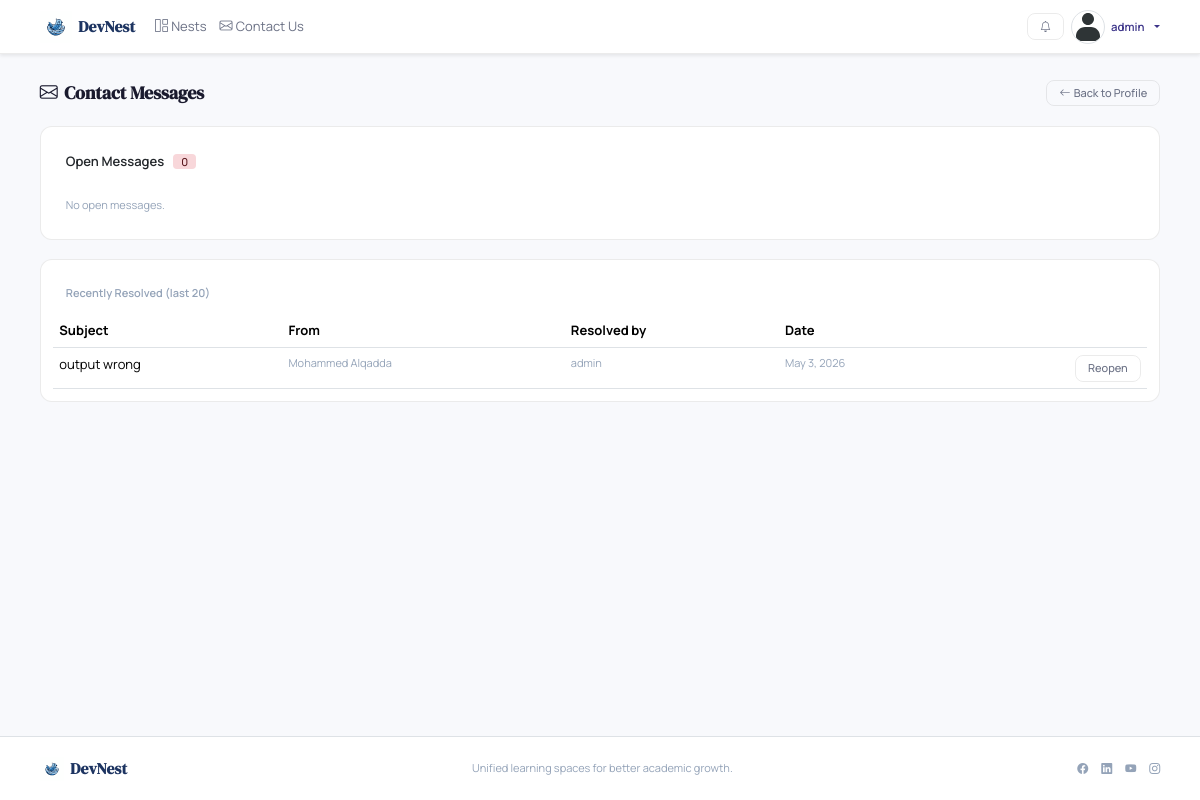
/staff/messages/ (signed in), run on the app's committed database.
### accounts/models.py (models this page shows, shortened)
class Profile(models.Model):
    user = models.OneToOneField(User, on_delete=models.CASCADE)
    about = models.TextField(blank=True)
    avatar = models.ImageField(upload_to='avatars/', default='avatars/default.svg')
    social_link = models.URLField(blank=True)
    notify_in_app_post_updates = models.BooleanField(default=True)
    notify_email_post_updates = models.BooleanField(default=True)
    notify_in_app_announcements = models.BooleanField(default=True)
    notify_email_announcements = models.BooleanField(default=True)

### main/models.py (models this page shows, shortened)
class ContactMessage(models.Model):
    name       = models.CharField(max_length=100)
    email      = models.EmailField()
    subject    = models.CharField(max_length=200)
    body       = models.TextField()
    created_at = models.DateTimeField(auto_now_add=True)
    is_resolved = models.BooleanField(default=False)
    staff_reply = models.TextField(blank=True)
    resolved_by = models.ForeignKey(
        settings.AUTH_USER_MODEL, null=True, blank=True,
        on_delete=models.SET_NULL, related_name='resolved_messages',
    )
    class Meta:
        ordering = ['-created_at']

### main/views.py (the view, shortened to what this page needs)
# urls.py: path('staff/messages/',     views.staff_messages_view, name='staff_messages'),
def staff_messages_view(request: HttpRequest):
    if not request.user.is_authenticated:
        return redirect_to_login(request.get_full_path())
    if not (request.user.is_staff or request.user.is_superuser):
        messages.warning(request, 'Site-staff access only.', 'alert-warning')
        return redirect('accounts:user_profile_view', user_name=request.user.username)
    open_msgs   = ContactMessage.objects.filter(is_resolved=False)
    closed_msgs = ContactMessage.objects.filter(is_resolved=True)[:20]
    return render(request, 'main/staff_messages.html', {
        'open_msgs': open_msgs,
        'closed_msgs': closed_msgs,
    })

### main/context_processors.py (called while the page is built)
def notifications_context(request):
    if not getattr(request.user, 'is_authenticated', False):
        return {
            'unread_notifications': [],
            'unread_notifications_count': 0,
        }
    unread_qs = Notification.objects.filter(user=request.user, is_read=False)
    return {
        'unread_notifications': list(unread_qs[:8]),
        'unread_notifications_count': unread_qs.count(),
    }

### main/templates/main/staff_messages.html (shortened to what this page needs)
{% extends 'main/base.html' %}
{% block content %}
<div class="d-flex justify-content-between align-items-center mb-4">
    <h4 class="fw-bold mb-0"><i class="bi bi-envelope me-2"></i>Contact Messages</h4>
    <a href="{% url 'accounts:user_profile_view' request.user.username %}" class="btn btn-sm btn-outline-secondary rounded-3">
        <i class="bi bi-arrow-left me-1"></i>Back to Profile
    </a>
</div>
<div class="card border-0 shadow-sm rounded-4 overflow-hidden mb-4">
    <div class="card-header bg-transparent fw-semibold border-0 py-3">
        Open Messages
        <span class="badge bg-danger-subtle text-danger-emphasis rounded-pill ms-2">{{ open_msgs|length }}</span>
    </div>
    <div class="card-body p-0">
        {% if open_msgs %}
        <div class="accordion accordion-flush" id="openMsgs">
            {% for msg in open_msgs %}
            <div class="accordion-item border-bottom">
                <h2 class="accordion-header">
                    <button class="accordion-button collapsed fw-semibold" type="button"
                            data-bs-toggle="collapse" data-bs-target="#msg{{ msg.pk }}">
                        <div class="d-flex gap-3 align-items-center w-100 me-3">
                            <span>{{ msg.subject }}</span>
                            <small class="text-muted fw-normal ms-auto">{{ msg.name }} &middot; {{ msg.created_at|date:"M j, Y" }}</small>
                        </div>
                    </button>
                </h2>
                <div id="msg{{ msg.pk }}" class="accordion-collapse collapse">
                    <div class="accordion-body">
                        <p class="small text-muted mb-1"><i class="bi bi-envelope me-1"></i>{{ msg.email }}</p>
                        <p class="mb-3">{{ msg.body|linebreaksbr }}</p>
                        <form method="post">
                            {% csrf_token %}
                            <input type="hidden" name="message_id" value="{{ msg.pk }}">
                            <div class="mb-2">
                                <label class="form-label fw-semibold small">Reply (optional note)</label>
                                <textarea name="staff_reply" class="form-control" rows="3" placeholder="Internal reply or note…"></textarea>
                            </div>
                            <button name="action" value="resolve" type="submit" class="btn btn-sm btn-success rounded-3">
                                <i class="bi bi-check-lg me-1"></i>Mark Resolved
                            </button>
                        </form>
                    </div>
                </div>
            </div>
            {% endfor %}
        </div>
        {% else %}
        <p class="text-muted p-3 mb-0">No open messages.</p>
        {% endif %}
    </div>
</div>
{% if closed_msgs %}
<div class="card border-0 shadow-sm rounded-4 overflow-hidden">
    <div class="card-header bg-transparent fw-semibold border-0 py-3 text-muted">
        Recently Resolved (last 20)
    </div>
    <div class="card-body p-0">
        <table class="table table-hover mb-0">
            <thead><tr><th>Subject</th><th>From</th><th>Resolved by</th><th>Date</th><th></th></tr></thead>
            <tbody>
                {% for msg in closed_msgs %}
                <tr>
                    <td>{{ msg.subject }}</td>
                    <td class="text-muted small">{{ msg.name }}</td>
                    <td class="text-muted small">{{ msg.resolved_by.username|default:"—" }}</td>
                    <td class="text-muted small">{{ msg.created_at|date:"M j, Y" }}</td>
                    <td class="text-end">
                        <form method="post" class="d-inline">
                            <button name="action" value="reopen" type="submit" class="btn btn-sm btn-outline-secondary rounded-3">Reopen</button>
                        </form>
                    </td>
                </tr>
                {% endfor %}
            </tbody>
        </table>
    </div>
</div>
{% endif %}
{% endblock %}

### main/templates/main/base.html (shortened to what this page needs)
{% load static %}
<!doctype html>
<html lang="en">
<head>
    <link href="https://cdn.jsdelivr.net/npm/bootstrap@5.3.3/dist/css/bootstrap.min.css" rel="stylesheet"
>
    <link rel="stylesheet" href="https://cdn.jsdelivr.net/npm/bootstrap-icons@1.11.3/font/bootstrap-icons.css">
    <link href="{% static 'css/style.css' %}" rel="stylesheet" />
    <link href="{% static 'css/design-system.css' %}" rel="stylesheet" />
</head>
<body class="d-flex flex-column min-vh-100">
    <nav class="navbar navbar-expand-lg bg-white border-bottom shadow-sm fixed-top">
        <div class="container">
            <a class="navbar-brand d-flex align-items-center gap-2 fw-bold" href="/">
                <img src="{% static 'images/logo.svg' %}" alt="DevNest logo" width="32" height="32">
                DevNest
            </a>
            <div class="collapse navbar-collapse" id="mainNav">
                <ul class="navbar-nav me-auto mb-2 mb-lg-0">
                    <li class="nav-item">
                        <a class="nav-link" href="{% url 'nests:nest_dashboard' %}">
                            <i class="bi bi-grid-1x2 me-1"></i>Nests
                        </a>
                    </li>
                    <li class="nav-item">
                        <a class="nav-link" href="{% url 'main:contact_us' %}">
                            <i class="bi bi-envelope me-1"></i>Contact Us
                        </a>
                    </li>
                </ul>
                <div class="d-flex align-items-center gap-2">
                    {% if request.user.is_authenticated %}
                    <div class="dropdown">
                        <button class="btn btn-outline-secondary btn-sm position-relative" type="button" id="notifDropdown" data-bs-toggle="dropdown" aria-expanded="false" title="Notifications">
                            <i class="bi bi-bell"></i>
                        </button>
                    </div>
                    <div class="dropdown">
                        <a href="#" class="d-flex align-items-center gap-2 text-decoration-none dropdown-toggle"
                            id="userDropdown" data-bs-toggle="dropdown" aria-expanded="false">
                            <img src="{{ request.user.profile.avatar.url }}"
                                class="rounded-circle border"
                                style="width:34px;height:34px;object-fit:cover;" alt="avatar">
                            <span class="d-none d-md-inline fw-semibold small">{{ request.user.username }}</span>
                        </a>
                    </div>
                    {% else %}
                    <a href="{% url 'accounts:sign_in' %}?next={{ request.path }}"
                        class="main-user-link">Sign In</a>
                    <a href="{% url 'accounts:sign_up' %}?next={{ request.path }}"
                        class="main-user-link main-user-link-strong">Sign Up</a>
                    {% endif %}
                </div>
            </div>
        </div>
    </nav>
    <div style="height:60px;"></div>
    <main class="container mt-4 flex-grow-1">
        {% block content %}
        {% endblock %}
    </main>
    <footer class="mt-auto border-top bg-white py-4">
        <div class="container d-flex flex-column flex-md-row justify-content-between align-items-center gap-2">
            <a href="/" class="navbar-brand fw-bold d-flex align-items-center gap-2">
                <img src="{% static 'images/logo.svg' %}" alt="logo" width="24" height="24">
                DevNest
            </a>
            <p class="text-muted small mb-0">Unified learning spaces for better academic growth.</p>
            <div class="d-flex gap-3">
                <a href="#" class="text-muted"><i class="bi bi-facebook"></i></a>
                <a href="#" class="text-muted"><i class="bi bi-linkedin"></i></a>
                <a href="#" class="text-muted"><i class="bi bi-youtube"></i></a>
                <a href="#" class="text-muted"><i class="bi bi-instagram"></i></a>
            </div>
        </div>
    </footer>
</body>
</html>

### main/static/css/style.css (style rules this page uses)
:root { --main-bg: #f5f4ef; --main-paper: #ffffff; --main-ink: #1a1a2e; --main-muted: #6b7280; --main-line: #dddbd3; --main-accent: #1d3461; --main-accent-hover: #16294f; --main-amber: #c57c0e; --main-soft: #eaecf4; --main-shadow-sm: 0 1px 3px rgba(0, 0, 0, .08), 0 1px 2px rgba(0, 0, 0, .06); --main-shadow: 0 8px 26px rgba(0, 0, 0, .08); }
body { font-family: 'Manrope', sans-serif; color: var(--main-ink); background: radial-gradient(circle at 8% 0%, rgba(29, 52, 97, .08), transparent 35%), radial-gradient(circle at 90% 12%, rgba(197, 124, 14, .08), transparent 30%), var(--main-bg); }
h1, h2, h3, h4, h5, h6 { font-family: 'DM Serif Display', serif; color: var(--main-ink); }
.card { border: 1px solid var(--main-line) !important; box-shadow: var(--main-shadow-sm); }
.navbar { border-bottom-color: var(--main-line) !important; }
.navbar-brand { font-family: 'DM Serif Display', serif; font-size: 1.2rem; letter-spacing: .2px; color: var(--main-accent) !important; }
.nav-link { color: var(--main-muted) !important; font-weight: 600; }
.btn-outline-secondary, .btn.btn-outline-secondary { border-color: var(--main-line); color: var(--main-ink); }

### main/static/css/design-system.css (style rules this page uses)
:root { --c-primary: #534AB7; --c-primary-hover: #7F77DD; --c-primary-light: #EEEDFE; --c-primary-dark: #3C3489; --c-success-bg: #EAF3DE; --c-success-text: #27500A; --c-warning-bg: #FAEEDA; --c-warning-text: #633806; --c-danger-bg: #FCEBEB; --c-danger-text: #791F1F; --c-info-bg: #E6F1FB; --c-info-text: #0C447C; --c-border: rgba(0, 0, 0, 0.08); --c-text: #1a1a1a; --c-text-secondary: #6b7185; --c-text-muted: #94a3b8; --c-bg-soft: #f8f9fc; }
* { box-sizing: border-box; }
html, body { font-family: 'Manrope', system-ui, -apple-system, sans-serif; color: var(--c-text); background: var(--c-bg-soft); font-size: 13px; font-weight: 400; }
h1, h2, h3, h4, h5, h6 { font-size: 18px; font-weight: 500; margin-bottom: 0.5rem; }
small, .text-muted, .form-text, .c-small { font-size: 11px !important; color: var(--c-text-muted) !important; }
a { color: var(--c-primary-dark); }
.c-btn, .btn, .nest-btn-main, .nest-btn-soft, .main-user-link, .c-btn--sm, button, input[type="submit"] { border-radius: 8px !important; border: 0.5px solid var(--c-border) !important; padding: 5px 12px !important; font-size: 11px !important; font-weight: 500 !important; line-height: 1.35; }
.btn-outline-secondary, .btn-light, .nest-btn-soft, .main-user-link { background: transparent !important; color: var(--c-text-secondary) !important; }
.card, .nest-card, .nest-surface, .c-settings-section, .c-detail-item, .c-topic-header, .landing-preview-card, .alert { background: #fff !important; border: 0.5px solid var(--c-border) !important; border-radius: 12px !important; padding: 12px !important; box-shadow: none !important; }
.badge, .nest-chip, .c-badge, .landing-mock-chip, .nest-subnav-badge { font-size: 11px !important; font-weight: 500 !important; border-radius: 4px !important; padding: 2px 8px !important; border: 0 !important; }
.navbar, footer { background: #fff !important; border-color: var(--c-border) !important; }
.nav-link { font-size: 13px; color: var(--c-text-secondary) !important; font-weight: 400 !important; }

### data on the page
ContactMessage: subject "output wrong", name "Mohammed Alqadda", resolved_by.username "admin", created_at "May 3, 2026"

### other printed values
{{ request.user.username }} "admin"
{{ open_msgs|length }} "0"
